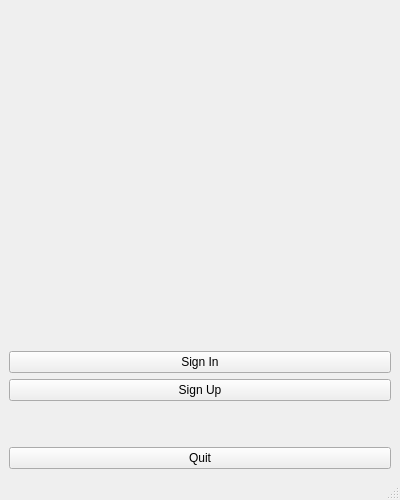
<?xml version="1.0" encoding="UTF-8"?>
<ui version="4.0">
 <class>InitialWindow</class>
 <widget class="QMainWindow" name="InitialWindow">
  <property name="geometry">
   <rect>
    <x>0</x>
    <y>0</y>
    <width>400</width>
    <height>500</height>
   </rect>
  </property>
  <property name="windowTitle">
   <string>Blog</string>
  </property>
  <widget class="QWidget" name="centralwidget">
   <layout class="QVBoxLayout" name="verticalLayout_2">
    <item>
     <layout class="QVBoxLayout" name="verticalLayout_3">
      <item>
       <spacer name="verticalSpacer_3">
        <property name="orientation">
         <enum>Qt::Vertical</enum>
        </property>
        <property name="sizeType">
         <enum>QSizePolicy::Expanding</enum>
        </property>
        <property name="sizeHint" stdset="0">
         <size>
          <width>20</width>
          <height>40</height>
         </size>
        </property>
       </spacer>
      </item>
      <item>
       <widget class="QLabel" name="label">
        <property name="enabled">
         <bool>true</bool>
        </property>
        <property name="sizePolicy">
         <sizepolicy hsizetype="Expanding" vsizetype="Expanding">
          <horstretch>0</horstretch>
          <verstretch>0</verstretch>
         </sizepolicy>
        </property>
        <property name="minimumSize">
         <size>
          <width>200</width>
          <height>200</height>
         </size>
        </property>
        <property name="styleSheet">
         <string notr="true">image: url(:/logo/Images/logo.png);</string>
        </property>
        <property name="text">
         <string/>
        </property>
       </widget>
      </item>
      <item>
       <spacer name="verticalSpacer_2">
        <property name="orientation">
         <enum>Qt::Vertical</enum>
        </property>
        <property name="sizeType">
         <enum>QSizePolicy::Expanding</enum>
        </property>
        <property name="sizeHint" stdset="0">
         <size>
          <width>20</width>
          <height>40</height>
         </size>
        </property>
       </spacer>
      </item>
     </layout>
    </item>
    <item>
     <layout class="QVBoxLayout" name="verticalLayout">
      <item>
       <widget class="QPushButton" name="loginBtn">
        <property name="text">
         <string>Sign In</string>
        </property>
       </widget>
      </item>
      <item>
       <widget class="QPushButton" name="singUpBtn">
        <property name="text">
         <string>Sign Up</string>
        </property>
       </widget>
      </item>
      <item>
       <spacer name="verticalSpacer">
        <property name="orientation">
         <enum>Qt::Vertical</enum>
        </property>
        <property name="sizeType">
         <enum>QSizePolicy::Minimum</enum>
        </property>
        <property name="sizeHint" stdset="0">
         <size>
          <width>20</width>
          <height>40</height>
         </size>
        </property>
       </spacer>
      </item>
      <item>
       <widget class="QPushButton" name="quitBtn">
        <property name="text">
         <string>Quit</string>
        </property>
       </widget>
      </item>
     </layout>
    </item>
   </layout>
  </widget>
  <widget class="QMenuBar" name="menubar">
   <property name="geometry">
    <rect>
     <x>0</x>
     <y>0</y>
     <width>400</width>
     <height>22</height>
    </rect>
   </property>
  </widget>
  <widget class="QStatusBar" name="statusbar"/>
 </widget>
 <resources/>
 <connections>
  <connection>
   <sender>quitBtn</sender>
   <signal>clicked()</signal>
   <receiver>InitialWindow</receiver>
   <slot>close()</slot>
   <hints>
    <hint type="sourcelabel">
     <x>329</x>
     <y>369</y>
    </hint>
    <hint type="destinationlabel">
     <x>299</x>
     <y>399</y>
    </hint>
   </hints>
  </connection>
 </connections>
</ui>
